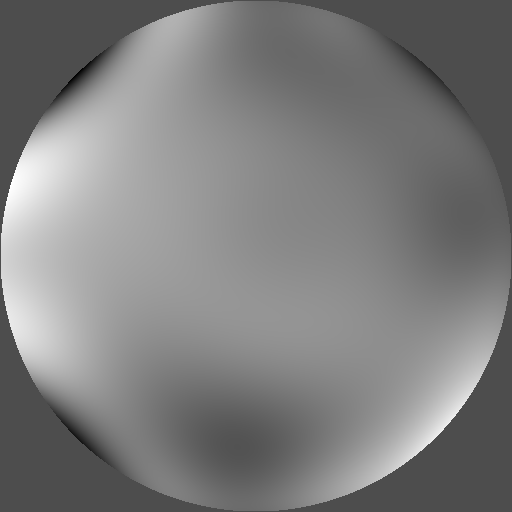
%> input picture Code 3 - ZernikeModeDecomposition/AO_wavefront_NoDefocus.tif, 512 x 512 px
$ octave ZernikeModeDecomposition.m   (GNU Octave 9; MATLAB toolbox functions it lacks are replaced by stand-ins)
%> lines starting %> are read from the running program, lines starting %| are printed output that depends on the picture
### Code 3 - ZernikeModeDecomposition/ZernikeDecomposition.m
function zernikeCoeff = ZernikeDecomposition(wavefront, centerPos, pupilSize,ZernikeModeN)

% wavefront = wavefront - mean(wavefront(:));
wfInPupil = wavefront(centerPos(2)-pupilSize/2+1:centerPos(2)+pupilSize/2,...
                    centerPos(1)-pupilSize/2+1: centerPos(1)+pupilSize/2);
ImSize = size(wfInPupil, 1);
[xx, yy] = meshgrid(1:ImSize);
xx = xx - pupilSize/2;
yy = yy - pupilSize/2;
% wfInPupil(xx.^2+yy.^2 > pupilSize^2/4) = 0;%%Turnate the corners
% figure,imagesc(wfInPupil);axis image;

% ZernikeModeN = 55;
zernikeCoeff = zeros(1, ZernikeModeN);
for i = 1:ZernikeModeN
    [Mode, ~] = zernike_fun(i, ImSize);                                % Mode: 51x51 wavefront for each Zernike mode
    zernikeCoeff(i) = sum(wfInPupil(:) .* Mode(:)) / sum(Mode(:).^2);   % Zernike_coef*mode=phase --> Zer_coef=phase/mode
end

end

### Code 3 - ZernikeModeDecomposition/zernike_fun.m
function [Z Mask] = zernike_fun(ModeN,ZSize)
% ----------
% r: radial distance;
% n, Rm: integer indeices, m<=n, n>=0
% R: R(n,m) radial polynomials
% Sequetial indices: OSA and ANSI single-index Zernike polynomials (j=n(n-2)+m/2)
% ModeN: j+1, starting from 1
% ----------
%% ModeN >= 1;

x = linspace(-1, 1, ZSize);
[x, y] = meshgrid(x, x);
r = sqrt(x.^2+y.^2);
theta = acos(x./(r+eps)); % eps for 0/0 case
theta = theta.*(y>=0) - theta.*(y<0);
Mask = (r <= 1);%Circular
% Mask=ones(size(r));%sqaure
% hint: j-1=(n(n+2)+m)/2 >=(n^2+n)/2 --> 8(j-1)+1>=4n^2+4n+1
        %  --> n<=(sqrt(8(j-1)+1)-1)/2
        %  --> m = (j-1)*2-n(n+2) - n(n-1)
n = floor((sqrt(8*(ModeN-1)+1)-1) /2);
m = (ModeN-1)*2-n*(n+2);
% [4 lines of commented-out code are left out]
Rm = abs(m);
R = 0;

for k = 0:(n-Rm)/2
    R = R + (-1)^k *factorial(n-k) / ...
        (factorial(k)*factorial((n+Rm)/2-k)*factorial((n-Rm)/2-k)) ...
        * r.^(n-2*k);
end

if m >=0
    Z = R.*cos(Rm*theta);
else
    Z = R.*sin(Rm*theta);
end

Z = Z.*Mask;

%% rms normalization
avr = mean(Z(:));
% rms = sqrt(sum((Z(:)-avr).^2) / numel(Z));
rms = sqrt(sum((Z(:)-avr).^2) / sum(Mask(:)));
Z = Z / rms;

% fprintf('ModeN=%d, n=%d, m=%d, rms =%f\n', ModeN, n, m, rms); % Show indices

### Code 3 - ZernikeModeDecomposition/ZernikeModeDecomposition.m
%% Zernike mode decomposition Script
%%
clear all;
folder = fileparts(which(mfilename));
addpath(genpath(folder));

currentFolder = pwd;
[file,FilePath] = uigetfile([currentFolder, '\*.tif']);
%> the answer given: AO_wavefront_NoDefocus.tif
fileName=[FilePath file];
AOPhase=imread(fileName,'tif');%
%> AOPhase is the input picture: size 512x512 single; min -92.22, max 211.7, mean 58.4
AOPhase_length=AOPhase/255*0.94; % in unit um
AOPhase_length=imresize(AOPhase_length,[512 512],'cubic');

%% Zernike decomposition
ZernikeModeN=55;
wavefront=AOPhase_length;
centerPos=[256 256];
pupilSize=256*2;
wavefront_fit=AOPhase_length(centerPos(1)-pupilSize/2+1:centerPos(1)+pupilSize/2,centerPos(2)-pupilSize/2+1:centerPos(2)+pupilSize/2);
zernikeCoeff = ZernikeDecomposition(wavefront, centerPos, pupilSize,ZernikeModeN);
%> after the loop in ZernikeDecomposition, `for i = 1:ZernikeModeN`: zernikeCoeff = 55 values, max 0.129 at index 1, min -0.0724 at index 3, mean 0.00353

reconstructWF = zeros(pupilSize);
for i = 1:ZernikeModeN
    [Mode, ~] = zernike_fun(i,pupilSize);
    reconstructWF = reconstructWF + Mode * zernikeCoeff(i);
end
[DefocusMode, ~]=zernike_fun(5,pupilSize);
DefocusWF=DefocusMode* zernikeCoeff(5);
zernikeCoeffNew=zernikeCoeff;
%> zernikeCoeffNew has the same summary as zernikeCoeff in ZernikeDecomposition
zernikeCoeffNew(5)=0;
% zernikeCoeffNew([2,3,5])=0;

reconstructWFNoDefocus = zeros(pupilSize);
for i = 1:ZernikeModeN
    [Mode, ~] = zernike_fun(i,pupilSize);
    reconstructWFNoDefocus = reconstructWFNoDefocus + Mode * zernikeCoeffNew(i);
end

%% Plot
Wavelength=0.94;%um
cRange=[0 0.5];
axis1=figure(1);
bar(zernikeCoeff);
xlabel('ANSI standard Zernike modes');ylabel('coefficients');
xlim([2 55]);
ylim([-0.1 0.5]);
set(axis1,'color','w');
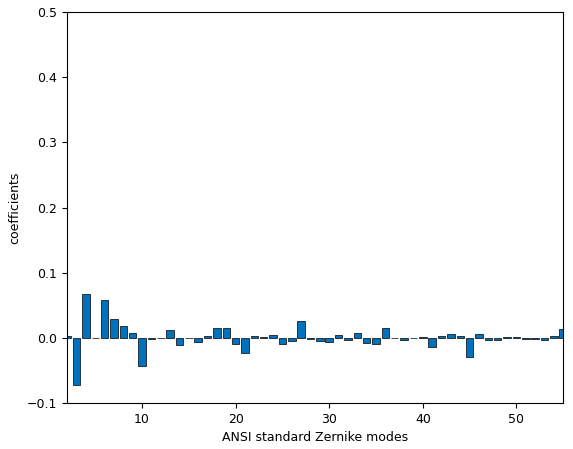
%> figure redrawn from the program's plot data; tallest bar 0.129 high, from x = 0.6 to 1.4

axis2=figure(2);
subplot(2,2,1)
imagesc(wavefront_fit./Wavelength);
caxis(cRange);
xlabel('x (pixels)');ylabel('y (pixels)');
caxis([0 1.5]);
h = colorbar;
set(get(h,'title'),'string','wave');

subplot(2,2,2)
imagesc(reconstructWF./Wavelength);
caxis(cRange);
xlabel('x (pixels)');ylabel('y (pixels)');
caxis([0 1]);
h = colorbar;
set(get(h,'title'),'string','wave');

subplot(2,2,3)
imagesc(DefocusWF./Wavelength);
caxis(cRange);
xlabel('x (pixels)');ylabel('y (pixels)');
caxis([0 1]);
h = colorbar;
set(get(h,'title'),'string','wave');

subplot(2,2,4)
imagesc(reconstructWFNoDefocus./Wavelength);
caxis(cRange);
xlabel('x (pixels)');ylabel('y (pixels)');
h = colorbar;
set(get(h,'title'),'string','wave');
colormap('jet');
caxis([0 1]);
set(axis2,'color','w');
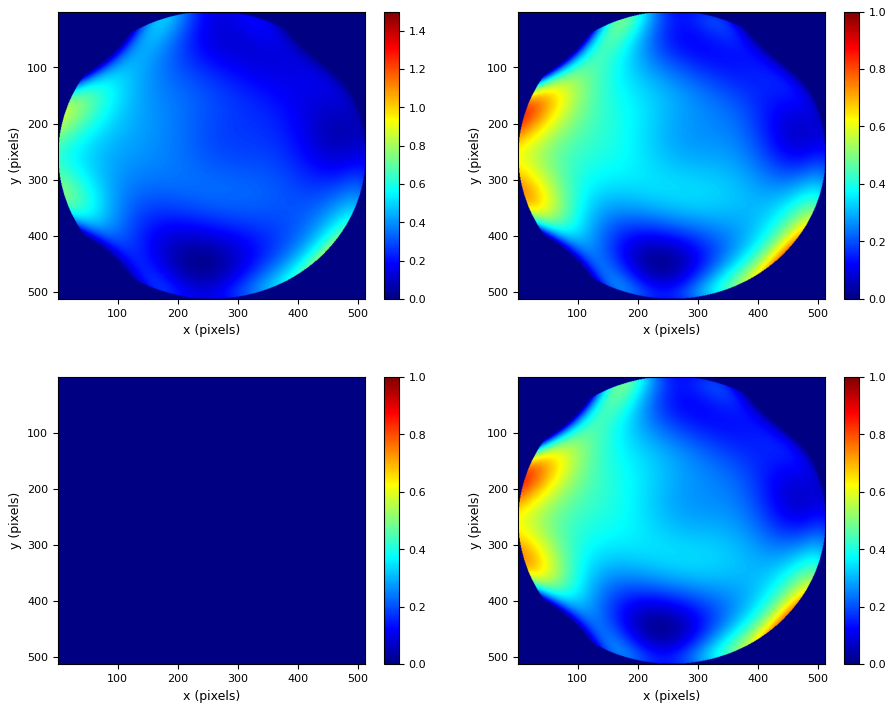
%> figure redrawn from the program's plot data, 4 panels
%% Save
wavefrontSave=single(reconstructWFNoDefocus./0.94.*255);
t=creatTiffFile([fileName(1:end-4), '_NoDefocus.tif'],wavefrontSave);
% [5 lines not run here, left out]
function t=creatTiffFile(fileName,data)
%> (the run ends here)
